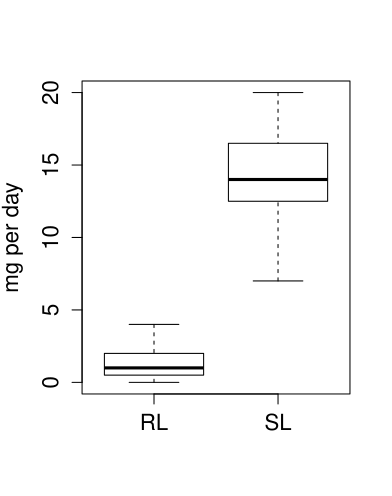

Source code (R):
require(sqldf)
data = read.csv("cleandata.csv", header=TRUE)
x = sqldf("
           SELECT 
             SUBSTR(trapType,-2,2) AS lure,
             mg/days AS rr 
           FROM data
           WHERE 
             trapType LIKE '%L' 
             AND lureNote <> 'rr unreliable'
             AND mg <> 'NA'
           ")
t.test(rr~lure, x)
boxplot(rr~lure, x, ylab = 'mg per day')
